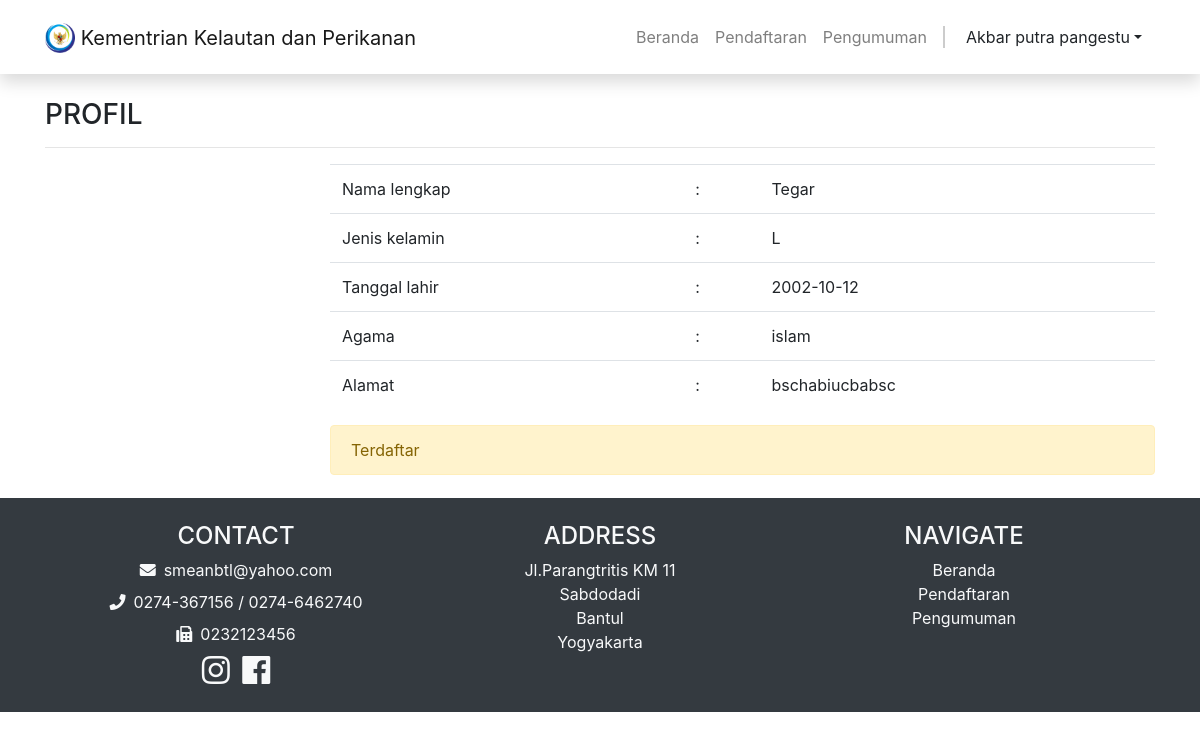
Before: /views/pendaftar?profil (signed in) with the older database file.
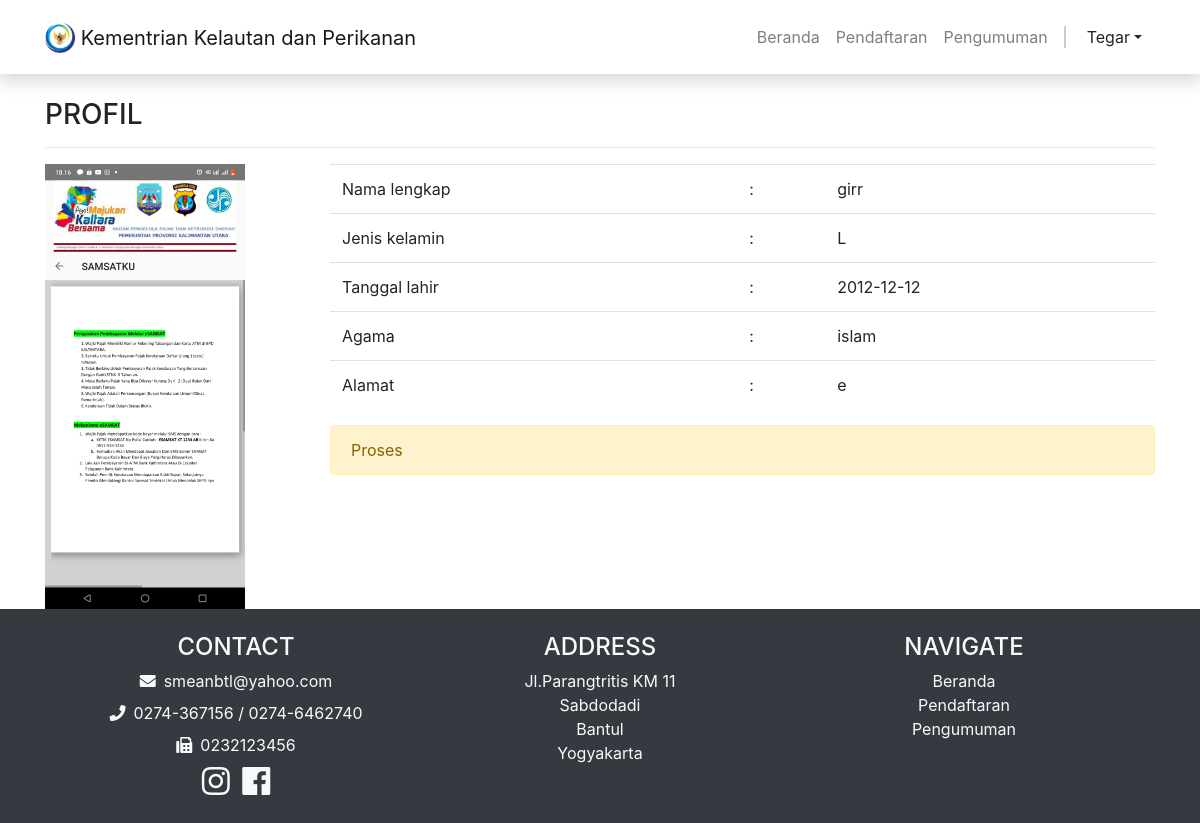
After: the same page with the newer database file.
### tables this page shows
CREATE TABLE `pendaftar` (
  `no_pendf` int(11) NOT NULL,
  `id` int(11) NOT NULL,
  `nik` varchar(16) NOT NULL,
  `nama` varchar(25) NOT NULL,
  `kelamin` enum('L','P') NOT NULL,
  `tempat_lhr` varchar(50) NOT NULL,
  `tgl_lhr` date NOT NULL,
  `agama` varchar(10) NOT NULL,
  `alamat` text NOT NULL,
  `pendidikan` varchar(50) NOT NULL,
  `formasi_jabatan` varchar(50) NOT NULL,
  `id_berkas` int(11) NOT NULL,
  `status` int(1) NOT NULL
);

CREATE TABLE `berkas` (
  `id_berkas` int(11) NOT NULL,
  `foto` varchar(255) NOT NULL,
  `ktp` varchar(255) NOT NULL,
  `vaksin` varchar(255) NOT NULL,
  `ijazah` varchar(255) NOT NULL
);

### views/pendaftar/profile.php (the view)
<div class="container mt-4">
    <h3>PROFIL</h3>
    <hr>
    <?php
        include "../../controller/connect.php";
        $query = mysqli_query($connect, "SELECT * FROM pendaftar p JOIN berkas b ON b.id_berkas=p.id_berkas");
        $data = mysqli_fetch_assoc($query);
    ?>
    <div class="row">
        <div class="col-3">
            <img src="../../berkas/<?= $data['foto'] ?>" alt="" width="200">
        </div>
        <div class="col">
            <table class="table">
                <tr>
                    <td>Nama lengkap</td>
                    <td>:</td>
                    <td><?= $data['nama'] ?></td>
                </tr>
                <tr>
                    <td>Jenis kelamin</td>
                    <td>:</td>
                    <td><?= $data['kelamin'] ?></td>
                </tr>
                <tr>
                    <td>Tanggal lahir</td>
                    <td>:</td>
                    <td><?= $data['tgl_lhr'] ?></td>
                </tr>
                <tr>
                    <td>Agama</td>
                    <td>:</td>
                    <td><?= $data['agama'] ?></td>
                </tr>
                <tr>
                    <td>Alamat</td>
                    <td>:</td>
                    <td><?= $data['alamat'] ?></td>
                </tr>
            </table>
            <?php
                if ($data['status'] == '0') {
                    echo "<div class='alert alert-warning' role='alert'>Proses</div>";
                } else {
                    echo "<div class='alert alert-warning' role='alert'>Terdaftar</div>";
                }
            ?>
        </div>
    </div>
</div>

### views/pendaftar/index.php (shortened to what this page needs)
<?php
    include "../../controller/connect.php";
?>
<!DOCTYPE html>
<html lang="en">
<head>
    <link rel="stylesheet" href="../../assets/css/bootstrap.css">
    <link rel="stylesheet" href="../../assets/css/all.css">
</head>
<body>
    <nav class="navbar navbar-expand-lg navbar-light bg-white p-3 shadow" style="width:100%">
        <div class="container">
            <a class="navbar-brand" href="https://smkn1bantul.sch.id">
                <img src="../../assets/img/logo.png" width="30" height="30" alt="logosmk">
                <span class="align-middle">Kementrian Kelautan dan Perikanan</span>
            </a>
            <div class="collapse navbar-collapse" id="navbarNav">
                <ul class="navbar-nav ml-auto">
                    <li class="nav-item">
                        <a class="nav-link" href="?beranda">Beranda</a>
                    </li>
                    <li class="nav-item">
                        <a class="nav-link" href="?pendaftaran">Pendaftaran</a>
                    </li>
                    <li class="nav-item">
                        <a class="nav-link" href="?daftarsiswa">Pengumuman</a>
                    </li>
                </ul>
            </div>
            <hr class="mx-2 m-0" style="height:20px; border: 1px solid rgba(0, 0, 0, 0.2)">
            <div class="dropdown">
                <a class="btn btn-white dropdown-toggle" href="" role="button" data-toggle="dropdown"><?= $_SESSION['nama'] ?></a>
            </div>
        </div>
    </nav>
    <main role="main" style="min-height:400px">
        <?php
        if(isset($_GET['beranda'])) {
            include "beranda.php";
        } elseif(isset($_GET['profil'])) {
            include "profile.php";
        } else {
            include "beranda.php";
        }
        ?>
    </main>
    <footer class="bg-dark">
        <div class="container text-light">
            <div class="row p-4">
                <div class="col text-center">
                    <h4>CONTACT</h4>
                    <div>
                        <p class="m-2"><i class="fa fa-envelope mr-2"></i>smeanbtl@yahoo.com</p>
                        <p class="m-2"><i class="fa fa-phone mr-2"></i>0274-367156 / 0274-6462740</p>
                        <p class="m-2"><i class="fa fa-fax mr-2"></i>0232123456</p>
                    </div>
                    <div>
                        <a href="https://www.instagram.com/smkn1bantul/" class="text-light mx-1"><i
                                class="fab fa-instagram fa-2x"></i></a>
                        <a href="https://facebook.com" class="text-light mx-1"><i class="fab fa-facebook fa-2x"></i></a>
                    </div>
                </div>
                <div class="col text-center">
                    <h4>ADDRESS</h4>
                    <p>Jl.Parangtritis KM 11<br>Sabdodadi<br>Bantul<br>Yogyakarta</p>
                </div>
                <div class="col text-center">
                    <h4>NAVIGATE</h4>
                    <ul class="list-unstyled">
                        <li><a href="?beranda" class="text-light">Beranda</a></li>
                        <li><a href="?pendaftaran" class="text-light">Pendaftaran</a></li>
                        <li><a href="?daftarsiswa" class="text-light">Pengumuman</a></li>
                    </ul>
                </div>
            </div>
        </div>
    </footer>
</body>
</html>

Changed rows visible on the page:
no longer on this page (row unchanged): pendaftar: nama "Tegar", kelamin "L", tgl_lhr "2002-10-12", agama "islam", alamat "bschabiucbabsc"
added berkas: foto (picture)
added pendaftar: nama "girr", kelamin "L", tgl_lhr "2012-12-12", agama "islam", alamat "e"
Other visible differences:
$_SESSION['nama']: "Akbar putra pangestu" → "Tegar"
text no longer shown: "Terdaftar"
text now shown: "Proses"
